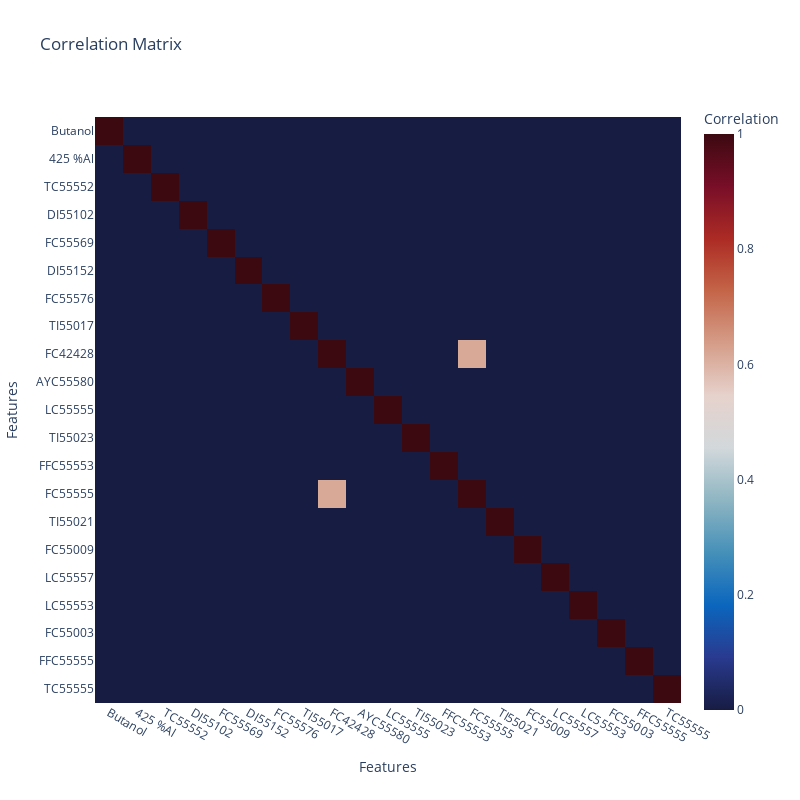

The cell this chart's notebook holds for it:
### Code cell
threshold = 0.6
correlation_matrix = df_CDCA.corr(numeric_only=True)
correlation_matrix = correlation_matrix[abs(correlation_matrix) > threshold].fillna(0)



fig = px.imshow(correlation_matrix, 
                color_continuous_scale='balance',
                labels=dict(x="Features", y="Features", color="Correlation"),
                title="Correlation Matrix")

fig.update_xaxes(title_text='Features', side='bottom')
fig.update_layout(width=800, height=800)

fig.show()

### Figure 1 — Plotly figure (JSON) as saved in the notebook; plotly's stock layout.template omitted (floating-point values rounded to 4 significant figures; data arrays with more than 128 entries replaced by an {"elided": "..."} marker saying what was removed)
{"data": [{"coloraxis": "coloraxis", "hovertemplate": "Features: %{x}<br>Features: %{y}<br>Correlation: %{z}<extra></extra>", "name": "0", "type": "heatmap", "x": ["Butanol", "425 %Al", "TC55552", "DI55102", "FC55569", "DI55152", "FC55576", "TI55017", "FC42428", "AYC55580", "LC55555", "TI55023", "FFC55553", "FC55555", "TI55021", "FC55009", "LC55557", "LC55553", "FC55003", "FFC55555", "TC55555"], "xaxis": "x", "y": ["Butanol", "425 %Al", "TC55552", "DI55102", "FC55569", "DI55152", "FC55576", "TI55017", "FC42428", "AYC55580", "LC55555", "TI55023", "FFC55553", "FC55555", "TI55021", "FC55009", "LC55557", "LC55553", "FC55003", "FFC55555", "TC55555"], "yaxis": "y", "z": {"elided": "21x21 float values"}}], "layout": {"coloraxis": {"colorbar": {"title": {"text": "Correlation"}}, "colorscale": [[0, "rgb(23, 28, 66)"], [0.09091, "rgb(41, 58, 143)"], [0.1818, "rgb(11, 102, 189)"], [0.2727, "rgb(69, 144, 185)"], [0.3636, "rgb(142, 181, 194)"], [0.4545, "rgb(210, 216, 219)"], [0.5455, "rgb(230, 210, 204)"], [0.6364, "rgb(213, 157, 137)"], [0.7273, "rgb(196, 101, 72)"], [0.8182, "rgb(172, 43, 36)"], [0.9091, "rgb(120, 14, 40)"], [1, "rgb(60, 9, 17)"]]}, "height": 800, "title": {"text": "Correlation Matrix"}, "width": 800, "xaxis": {"anchor": "y", "constrain": "domain", "domain": [0, 1], "scaleanchor": "y", "side": "bottom", "title": {"text": "Features"}}, "yaxis": {"anchor": "x", "autorange": "reversed", "constrain": "domain", "domain": [0, 1], "title": {"text": "Features"}}}}
